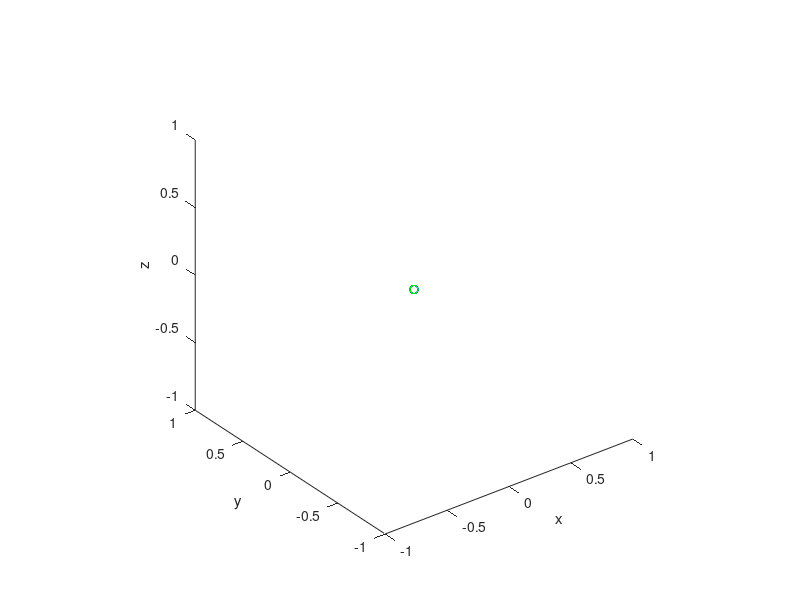

MATLAB code to generate this figure: (Note: this script raises an error after producing the figure.)
function testNDpol2cart

    figure(1); clf;
    h = plot3([0 0], [0 0], [0 0], 'b-o'); hold on;
    hxy = plot3([0 0], [0 0], [0 0], 'b:o');
    hz = plot3([0 0], [0 0], [0 0], 'g:o');
    xlabel('x'); ylabel('y'); zlabel('z');
    axis([-1 1, -1 1, -1 1]);
    axis equal;
    zeroaxes;

    function doPlot(r, theta, phi)
        X = NDpol2cart([r, theta, phi]); % note switching of order
        X = X([1,2,3]);                  % note switching of order
        set(h, 'xdata', [0, X(1)], 'ydata', [0, X(2)], 'zdata', [0, X(3)]);
        set(hxy, 'xdata', [0 X(1)], 'ydata', [0, X(2)]);
        set(hz, 'xdata', [X(1) X(1)], 'ydata', [X(2), X(2)], 'zdata', [0 X(3)]);
    end

    args = {{'r', [0 2]}, {'theta', [0 2*pi]}, {'phi', [0 pi]}};
    manipulate(@doPlot, args, 'FigId', 2);

end
